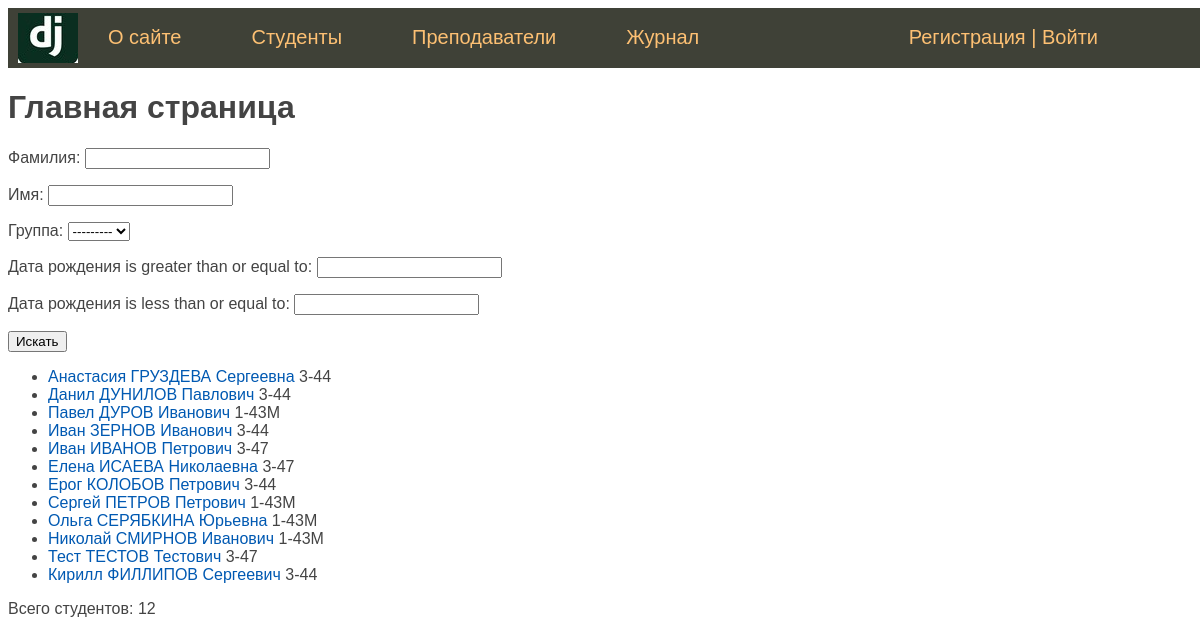
/, run on an earlier commit of the app's database.
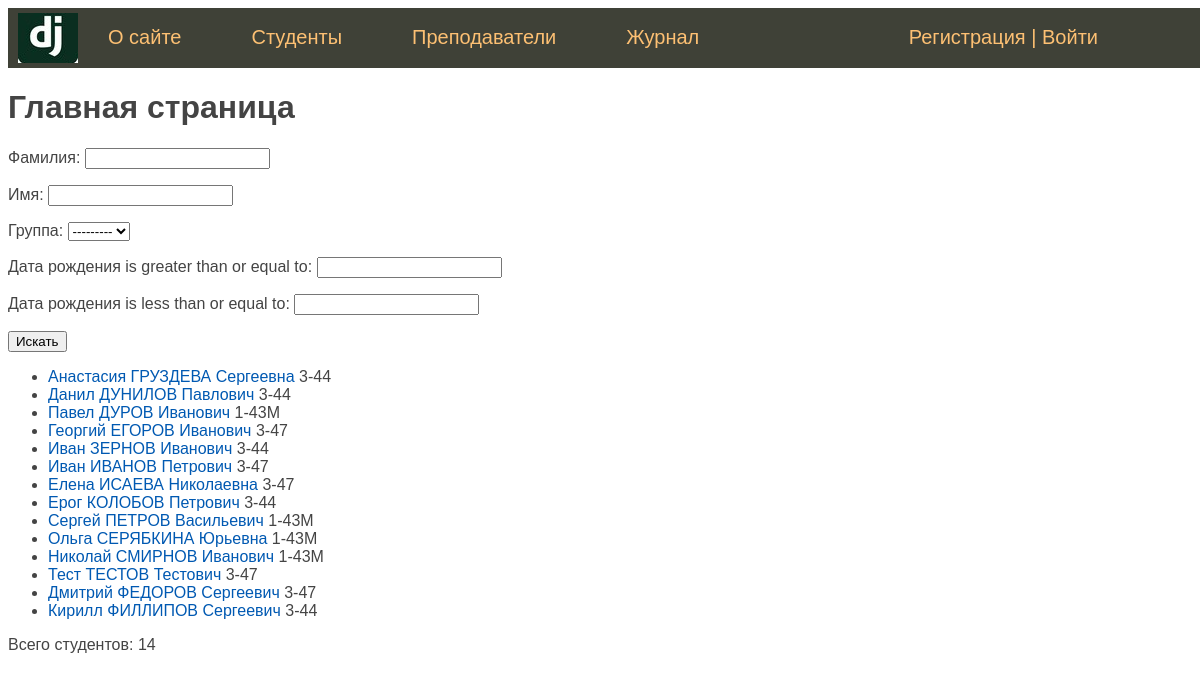
And on a later commit of the database.
### students/models.py (models this page shows, shortened)
class Student(models.Model):
    first_name = models.CharField(verbose_name='Имя', max_length=50)
    last_name = models.CharField(verbose_name='Фамилия', max_length=50)
    middle_name = models.CharField(verbose_name='Отчество', max_length=50)
    email = models.EmailField(verbose_name='e-mail', blank=True)
    birth_date = models.DateField(verbose_name='Дата рождения', default=date(2000, 1, 1))
    created_at = models.DateTimeField(verbose_name='Дата создания', auto_now_add=True)
    updated_at = models.DateTimeField(verbose_name='Дата изменения', auto_now=True)
    is_study = models.BooleanField(verbose_name='Учится', default=True)
    photo = models.ImageField(verbose_name='Фото', upload_to="photos/%Y/%m/%d")
    group = models.ForeignKey('Group', on_delete=models.CASCADE, verbose_name='Группа', related_name='get_students')
    slug = models.SlugField(verbose_name='URL', max_length=255, unique=True, db_index=True)
    user = models.ForeignKey(User, verbose_name='Пользователь', on_delete=models.CASCADE)
    objects = models.Manager()
    def get_absolute_url(self):
        return reverse('student', kwargs={'stud_slug': self.slug})
    class Meta:
        verbose_name = 'Студент'
        verbose_name_plural = 'Студенты'
        ordering = ['last_name', 'first_name']

class Group(models.Model):
    name = models.CharField(verbose_name='Группа', max_length=5)
    course = models.CharField(verbose_name='Курс', max_length=2)
    enrollment_year = models.IntegerField(verbose_name='Год зачисления')
    objects = models.Manager()
    def __str__(self):
        return f'{self.course}-{self.name}'
    class Meta:
        verbose_name = 'Группа'
        verbose_name_plural = 'Группы'

### students/views.py (the view)
# urls.py: path('', StudentHome.as_view(), name='home'),
class StudentHome(DataMixin, ListView):
    model = Student
    template_name = 'students/index.html'
    context_object_name = 'students'
    paginate_by = 20
    def get_context_data(self, **kwargs):
        context = super().get_context_data(**kwargs)
        auth = self.request.user.is_authenticated
        queryset = self.get_queryset()
        st_filter = StudentFilter(self.request.GET, queryset)
        c_def = self.get_user_context(title='Главная страница', auth=auth, st_filter=st_filter)
        return {**context, **c_def}
    def get_queryset(self):
        queryset = super().get_queryset()
        st_filter = StudentFilter(self.request.GET, queryset)
        return st_filter.qs

### students/utils.py (called while the page is built)
    def get_user_context(self, **kwargs):
        context = kwargs
        context['menu'] = menu
        return context

### students/templates/students/index.html (shortened to what this page needs)
{% extends 'students/base.html' %}
{% block content %}
    <h1>{{ title }}</h1>
        <form method="get" action="{% url 'home' %}">
            {{ st_filter.form.as_p }}
            <button type="submit">Искать</button>
        </form>
        <ul>
        {% for st in students %}
            <li>
                <a href="{{ st.get_absolute_url }}">
                    {{st.first_name }}
                    {{ st.last_name | upper }}
                    {{ st.middle_name }}
                </a>
                {{ st.group.course }}-{{ st.group.name }}
            </li>
        {% endfor %}
        </ul>
        <p> Всего студентов: {{ students | length }}</p>
{% endblock %}

What changed in the data, as far as the page shows it:
added Student: first_name "Георгий", last_name "ЕГОРОВ", middle_name "Иванович", group.course "3", group.name "47"
changed Student "Сергей": middle_name "Петрович" → "Васильевич"
added Student: first_name "Дмитрий", last_name "ФЕДОРОВ", middle_name "Сергеевич", group.course "3", group.name "47"
Also different on the page:
{{ students | length }}: "12" → "14"
